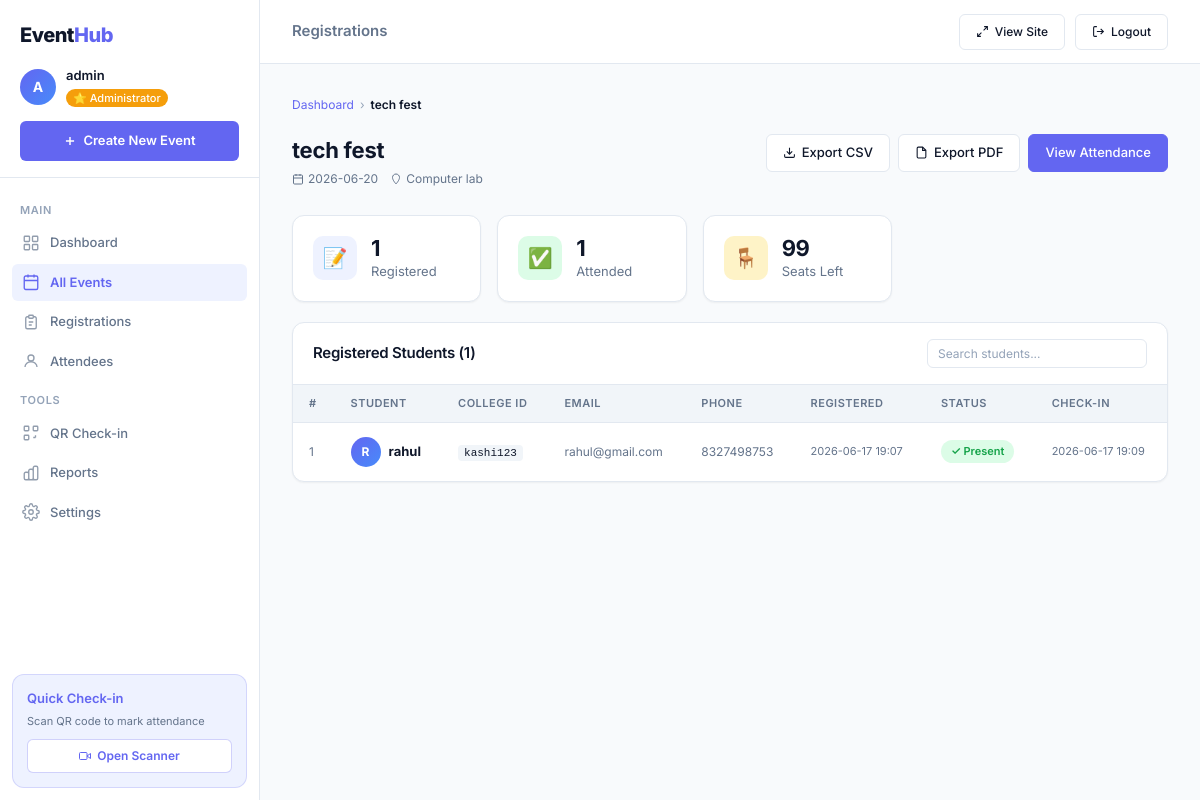
/admin/event/1/registrations (signed in), run on the app's committed database.
### tables this page shows
CREATE TABLE events (
        id INTEGER PRIMARY KEY AUTOINCREMENT,
        name TEXT NOT NULL, description TEXT, date TEXT NOT NULL,
        time TEXT NOT NULL, venue TEXT NOT NULL, max_participants INTEGER NOT NULL,
        created_at TEXT DEFAULT CURRENT_TIMESTAMP);

CREATE TABLE attendance (
        id INTEGER PRIMARY KEY AUTOINCREMENT,
        registration_id INTEGER NOT NULL UNIQUE, event_id INTEGER NOT NULL,
        student_name TEXT, college_id TEXT,
        checked_in_at TEXT DEFAULT CURRENT_TIMESTAMP,
        FOREIGN KEY(registration_id) REFERENCES registrations(id));

CREATE TABLE registrations (
        id INTEGER PRIMARY KEY AUTOINCREMENT,
        event_id INTEGER NOT NULL, student_name TEXT NOT NULL,
        email TEXT NOT NULL, phone TEXT NOT NULL, college_id TEXT NOT NULL,
        qr_path TEXT, registered_at TEXT DEFAULT CURRENT_TIMESTAMP,
        FOREIGN KEY(event_id) REFERENCES events(id));

### app.py (the view)
@app.route('/admin/event/<int:event_id>/registrations')
@admin_required
def event_registrations(event_id):
    conn = get_db()
    event = conn.execute('SELECT * FROM events WHERE id=?', (event_id,)).fetchone()
    registrations = conn.execute('''SELECT r.*,
        CASE WHEN a.id IS NOT NULL THEN 1 ELSE 0 END as checked_in, a.checked_in_at
        FROM registrations r LEFT JOIN attendance a ON r.id=a.registration_id
        WHERE r.event_id=? ORDER BY r.registered_at DESC''', (event_id,)).fetchall()
    conn.close()
    return render_template('registrations.html', event=event, registrations=registrations)

### app.py (called while the page is built)
def get_db():
    conn = sqlite3.connect(DB_PATH)
    conn.row_factory = sqlite3.Row
    return conn

def admin_required(f):
    @wraps(f)
    def decorated(*args, **kwargs):
        if not session.get('admin_logged_in'):
            return redirect(url_for('admin_login'))
        return f(*args, **kwargs)
    return decorated

### templates/registrations.html (shortened to what this page needs)
{% extends "admin_base.html" %}
{% block topbar_title %}Registrations{% endblock %}
{% block content %}
<div class="breadcrumb">
  <a href="{{ url_for('admin_dashboard') }}">Dashboard</a>
  <span class="sep">›</span>
  <span class="current">{{ event.name }}</span>
</div>
<div class="page-header">
  <div>
    <h1>{{ event.name }}</h1>
    <p>
      <span class="meta-row" style="display:inline-flex;gap:12px">
        <span style="display:flex;align-items:center;gap:4px;font-size:12px;color:var(--text-2)">
          <svg width="12" height="12" fill="none" stroke="currentColor" stroke-width="2" viewBox="0 0 24 24">
            <rect x="3" y="4" width="18" height="18" rx="2"/><path d="M16 2v4M8 2v4M3 10h18"/>
          </svg>{{ event.date }}
        </span>
        <span style="display:flex;align-items:center;gap:4px;font-size:12px;color:var(--text-2)">
          <svg width="12" height="12" fill="none" stroke="currentColor" stroke-width="2" viewBox="0 0 24 24">
            <path d="M12 2C8.13 2 5 5.13 5 9c0 5.25 7 13 7 13s7-7.75 7-13c0-3.87-3.13-7-7-7z"/>
          </svg>{{ event.venue }}
        </span>
      </span>
    </p>
  </div>
  <div class="page-header-actions">
    <a href="{{ url_for('export_csv', event_id=event.id) }}" class="btn btn-secondary">
      <svg width="13" height="13" fill="none" stroke="currentColor" stroke-width="2" viewBox="0 0 24 24">
        <path d="M21 15v4a2 2 0 01-2 2H5a2 2 0 01-2-2v-4M7 10l5 5 5-5M12 15V3"/>
      </svg>
      Export CSV
    </a>
    <a href="{{ url_for('export_pdf', event_id=event.id) }}" class="btn btn-secondary">
      <svg width="13" height="13" fill="none" stroke="currentColor" stroke-width="2" viewBox="0 0 24 24">
        <path d="M14 2H6a2 2 0 00-2 2v16a2 2 0 002 2h12a2 2 0 002-2V8z"/>
        <polyline points="14 2 14 8 20 8"/>
      </svg>
      Export PDF
    </a>
    <a href="{{ url_for('event_attendance', event_id=event.id) }}" class="btn btn-primary">
      View Attendance
    </a>
  </div>
</div>
<div class="stats-row" style="grid-template-columns:repeat(3,1fr);max-width:600px;margin-bottom:20px">
  <div class="stat-card">
    <div class="stat-icon blue">📝</div>
    <div class="stat-body">
      <div class="stat-value" style="font-size:22px">{{ registrations|length }}</div>
      <div class="stat-label">Registered</div>
    </div>
  </div>
  <div class="stat-card">
    <div class="stat-icon green">✅</div>
    <div class="stat-body">
      <div class="stat-value" style="font-size:22px">{{ registrations|selectattr('checked_in')|list|length }}</div>
      <div class="stat-label">Attended</div>
    </div>
  </div>
  <div class="stat-card">
    <div class="stat-icon orange">🪑</div>
    <div class="stat-body">
      <div class="stat-value" style="font-size:22px">{{ event.max_participants - registrations|length }}</div>
      <div class="stat-label">Seats Left</div>
    </div>
  </div>
</div>
<div class="card">
  <div class="card-header">
    <h2>Registered Students ({{ registrations|length }})</h2>
    <input type="text" class="form-control" placeholder="Search students..."
           style="width:220px;font-size:12px;padding:6px 10px" oninput="filterTable(this.value)"/>
  </div>
  {% if registrations %}
  <div class="table-wrap">
    <table class="data-table" id="regTable">
      <thead>
        <tr>
          <th>#</th>
          <th>Student</th>
          <th>College ID</th>
          <th>Email</th>
          <th>Phone</th>
          <th>Registered</th>
          <th>Status</th>
          <th>Check-in</th>
        </tr>
      </thead>
      <tbody>
        {% for r in registrations %}
        <tr>
          <td style="color:var(--text-2);font-size:12px">{{ loop.index }}</td>
          <td>
            <div style="display:flex;align-items:center;gap:8px">
              <div style="width:30px;height:30px;border-radius:50%;background:linear-gradient(135deg,var(--primary),var(--secondary));display:flex;align-items:center;justify-content:center;color:white;font-size:12px;font-weight:700;flex-shrink:0">
                {{ r.student_name[0].upper() }}
              </div>
              <strong style="font-size:13px">{{ r.student_name }}</strong>
            </div>
          </td>
          <td><code style="background:var(--surface2);padding:2px 6px;border-radius:4px;font-size:11px">{{ r.college_id }}</code></td>
          <td style="font-size:12px;color:var(--text-2)">{{ r.email }}</td>
          <td style="font-size:12px;color:var(--text-2)">{{ r.phone }}</td>
          <td style="font-size:11px;color:var(--text-2)">{{ r.registered_at[:16] }}</td>
          <td>
            {% if r.checked_in %}
              <span class="badge badge-present">✓ Present</span>
            {% else %}
              <span class="badge badge-absent">⏳ Pending</span>
            {% endif %}
          </td>
          <td style="font-size:11px;color:var(--text-2)">
            {{ r.checked_in_at[:16] if r.checked_in_at else '—' }}
          </td>
        </tr>
        {% endfor %}
      </tbody>
    </table>
  </div>
  {% else %}
  <div class="empty-state">
    <div class="empty-icon">👥</div>
    <h3>No registrations yet</h3>
    <p>Students haven't registered for this event yet.</p>
  </div>
  {% endif %}
</div>
{% endblock %}

### data on the page
events: name "tech fest", date "2026-06-20", venue "Computer lab"
attendance: student_name "R", student_name "rahul", college_id "kashi123", email "rahul@gmail.com", phone "8327498753", registered_at "2026-06-17 19:07", checked_in_at "2026-06-17 19:09"

### other printed values
{{ session.admin_username[0].upper() }} "A"
{{ session.admin_username }} "admin"
{{ registrations|length }} "1"
{{ registrations|selectattr('checked_in')|list|length }} "1"
{{ event.max_participants - registrations|length }} "99"
